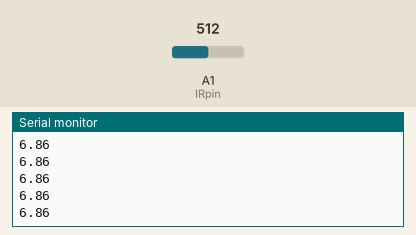
The sketch below on a simulated Arduino Uno, built with avr-gcc and run on an emulated ATmega328P. On the bench: the last lines printed to the serial monitor. The test bench sets the inputs (shaded band); at power-on: A1 (IRpin) = 512.

Above: at 1.2 s.
1.3 s: A1 (IRpin) set to 0
At 1.32 s:
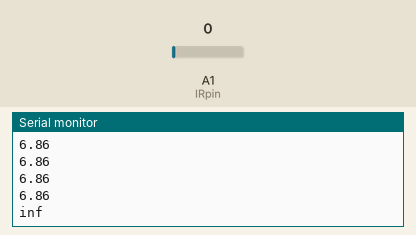
3.2 s: A1 (IRpin) set to 122
At 3.23 s:
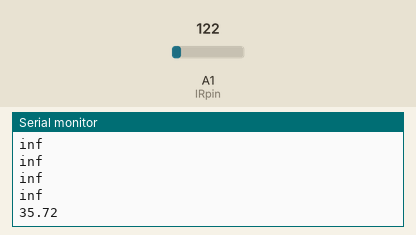

Measured:
- after the input at 1.3 s, the serial monitor: prints a new line at once (image 1)
- after the input at 3.2 s, the serial monitor: prints a new line at once (image 2)

The sketch:

IR_Sensor_Code.ino
```cpp
//LORA: IR Sensor Code
//Wire the IR read from PIN A1

int IRpin = 1;                                    // analog pin for reading the IR sensor

void setup() {
  Serial.begin(9600);                             // start the serial port
}

void loop() {
  float volts = analogRead(IRpin)*0.00322265624;   // value from sensor * (5/1024) - if running 3.3.volts then change 5 to 3.3
  float distance = 12.21*pow(volts, -1.15);          // worked out from graph 65 = theretical distance / (1/Volts)S - luckylarry.co.uk
  Serial.println(distance);                       // print the distance
  delay(100);                                     // arbitary wait time.
}
```
